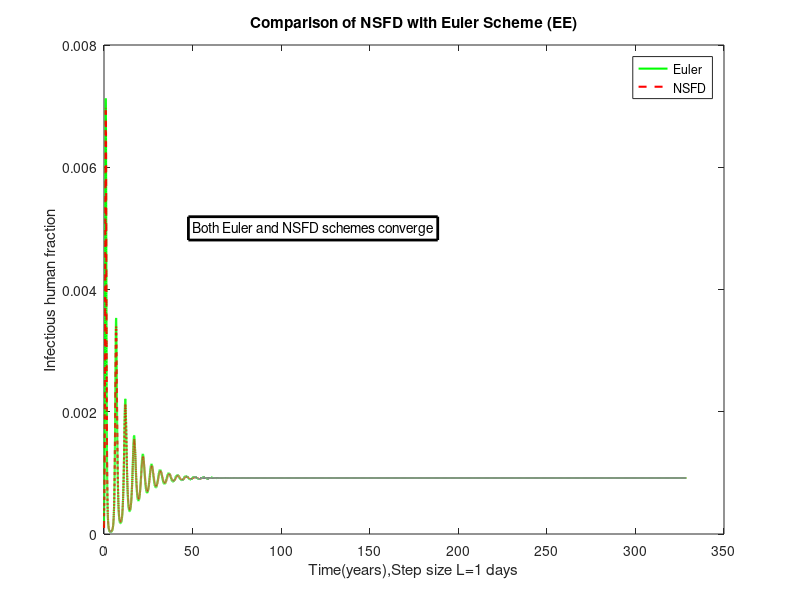

Write MATLAB code to recreate this figure.
clc
clear all 
close all
%%%%%%%%%%%%%%%%%%%%%%%%%%%%%%%%%%%%%%%%%%%%%%%%%%%%%%%%%%%%%%%%% Humans pop parameters
NT=5000; %Rate of recruitment for humans
muh=0.0000391; %Rate of death for humans
d1=0.01; %Disease mortality rate of infectious humans  %Asma AIMS 2023 paper
d2=0.001; %Disease mortality rate of under treatment humans %Asma AIMS 2023 paper
betah=0.00005; %Rate of infection from vector to human
q1=1/5; %Rate at which infected human becomes infectious
q2=0.03; %Rate of treatment of infectious humans %Asma AIMS 2023 paper
q3=0.002; %Assumed %Rate of recovery of under treatment humans
q4=0.0007; %Recovery rate of infectious humans
%r=1/14; %Rate of recovery of infectious humans

%%%%%%%%%%%%%%%%%%%%%%%%%%%%%%%%%%%%%%%%%%%%%%%%%%%%%%%%%%%%%%%%%%%%%%%%%%%% Vector pop parameters
lambdav=300; %Rate of recruitment for vectors, %For EE(300)% For DFE(3.00)
muv=1/14; %Rate of death for vectors
betav=0.00008; %Rate of infection from human to vector
alphav=1/10; %Rate at which infected vectors becomes infectious
Nv=lambdav/muv;
%%%%%%%%%%%%%%%%%%%%%%%%%%%%%%%%%%%%%%%%%%%%%%%%%%%%%%%%%%
L=1.0; %Time step size
t=0:L:120000; %Total time grids
%%%%%%%%%%%%%%%%%%%%%%%%%%%%%%%%%%%%%%%%%%%%%%%% Initilization for Euler method 
S=zeros(1,length(t));
A=zeros(1,length(t));
I=zeros(1,length(t));
T=zeros(1,length(t));
Ev=zeros(1,length(t));
Iv=zeros(1,length(t));

S(1)=0.1;  %Initial conditions
A(1)=0.0001;
I(1)=0.0001;
T(1)=0.0001;
Ev(1)=0.001;
Iv(1)=0.001;
%l=1-exp(-l);

for n=1:length(t)-1
    S(n+1)=S(n)+L*(muh-betah*S(n)*Iv(n)*Nv-muh*S(n));
    A(n+1)=A(n)+L*(betah*S(n)*Iv(n)*Nv-(muh+q1+q4)*A(n));
    I(n+1)=I(n)+L*(q1*A(n)-(muh+d1+q2)*I(n));
    T(n+1)=T(n)+L*(q2*I(n)-(muh+d2+q3)*T(n));
    Ev(n+1)=Ev(n)+L*(betav*I(n)*NT*(1-Ev(n)-Iv(n))-(muv+alphav)*Ev(n));
    Iv(n+1)=Iv(n)+L*(alphav*Ev(n)-muv*Iv(n));
end
%%%%%%%%%%%%%%%%%%%%%%%%%%%%%%%%%%%%%%%%%%%%% Initilization for NSFD
SN=zeros(1,length(t));
AN=zeros(1,length(t));
IN=zeros(1,length(t));
TN=zeros(1,length(t));
EvN=zeros(1,length(t));
IvN=zeros(1,length(t));

SN(1)=0.1;  %Initial conditions
AN(1)=0.0001;
IN(1)=0.0001;
TN(1)=0.0001;
EvN(1)=0.001;
IvN(1)=0.001;
%l=1-exp(-l);

for n=1:length(t)-1
    SN(n+1)=(SN(n)+L*muh)/(1+L*(betah*Nv*IvN(n)+muh));
    AN(n+1)=(AN(n)+L*betah*Nv*SN(n+1)*IvN(n))/(1+L*(muh+q1+q4));
    IN(n+1)=(IN(n)+L*q1*AN(n+1))/(1+L*(muh+d1+q2));
    TN(n+1)=(TN(n)+L*q2*IN(n+1))/(1+L*(muh+d2+q3));
    EvN(n+1)=(EvN(n)+L*betav*NT*IN(n+1)*(1-IvN(n)))/(1+L*(betav*NT*IN(n+1)+muv+alphav));
    IvN(n+1)=(IvN(n)+L*alphav*EvN(n+1))/(1+L*muv);
end
%%%%%%%%%%%%%%%%%%%%%%%%%%%%%%%%%%%%%%%%%%%%%%%%%%%%%%%%%%%%%%%%%%%%%%% R0
X=betah*Nv*alphav*betav*NT*q1;
Y=muv*(muv+alphav)*(muh+q1+q4)*(muh+d1+q2); %C1,C2,C3
R0=X./Y
%%%%%%%%%%%%%%%%%%%%%%%%%%%%%%%%%%%%%%%%%%%%%%%%%%%%%%%%%%%%%%%%%%%
plot (t/365,I,'g-','linewidth',1.5)
hold on
plot (t/365,IN,'r--','linewidth',1.5)
hold off
title('Comparison of NSFD with Euler Scheme (EE)')
xlabel('Time(years),Step size L=1 days')
ylabel('Infectious human fraction')
text(50,0.005,'Both Euler and NSFD schemes converge','EdgeColor','k','linewidth',2.0)
legend ('Euler','NSFD')

% subplot(2,3,1)
% plot (t/365,I,'g-','linewidth',2.0)
% hold on
% plot (t/365,IN,'r--','linewidth',2.0)
% hold off
% xlabel('Time (Days)')
% ylabel('S(t)')
% legend('Euler','NSFD')
% 
% subplot(2,3,2)
% plot (t/365,A,'g-','linewidth',2.0)
% hold on
% plot (t/365,AN,'r--','linewidth',2.0)
% hold off
% xlabel('Time (Days)')
% ylabel('A(t)')
% %legend('Euler','NSFD')
% 
% subplot(2,3,3)
% plot (t/365,I,'g-','linewidth',2.0)
% hold on
% plot (t/365,IN,'r--','linewidth',2.0)
% hold off
% xlabel('Time (Days)')
% ylabel('I(t)')
% %legend('Euler','NSFD')
% 
% subplot(2,3,4)
% plot (t/365,T,'g-','linewidth',2.0)
% hold on
% plot (t/365,TN,'r--','linewidth',2.0)
% hold off
% xlabel('Time (Days)')
% ylabel('T(t)')
% %legend('Euler','NSFD')
% 
% subplot(2,3,5)
% plot (t/365,Ev,'g-','linewidth',2.0)
% hold on
% plot (t/365,EvN,'r--','linewidth',2.0)
% hold off
% xlabel('Time (Days)')
% ylabel('E_v(t)')
% %legend('Euler','NSFD')
% 
% subplot(2,3,6)
% plot (t/365,Iv,'g-','linewidth',2.0)
% hold on
% plot (t/365,IvN,'r--','linewidth',2.0)
% hold off
% xlabel('Time (Days)')
% ylabel('I_v(t)')
% %legend('Euler','NSFD')
% 
% %xlim([0 100])
